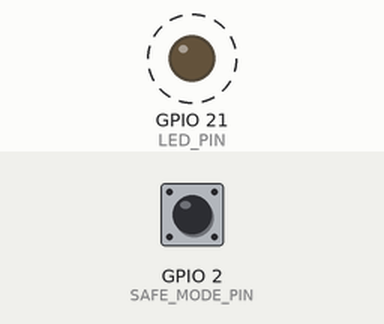
Bench run of a sketch on a simulated Seeed XIAO ESP32-S3. Shown: output pins drawn as LEDs (lit = HIGH). Dashed ring = blinking. The test bench sets the inputs (shaded band); at power-on: GPIO 2 (SAFE_MODE_PIN) HIGH. What the sketch prints to the serial monitor is not drawn.

Above: at 0.2 s.
Timing chart, 0 to 3.0 s (numbered marks = the images above):
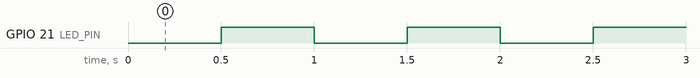

The sketch:

ESP32_TC_Trance.ino
```cpp
/*********************************************************************
  XIAO ESP32S3 + Grove Shield – UART<->UART/BitBang中継スケッチ（OLEDなし）
  - UART中継 (J1=GPIO44/43: Pi 、J4=GPIO0/1: TC)
  - FreeRTOS + Queue + TaskNotify + Mutex 構成
  - チェックサム検証
  - セーフモード制御 (GPIO2 = D2)
  - 2025.06.26 OLED除去版・CoreDump対策
  - 2025.06.27 Debug シリアルログ
*********************************************************************/

#include <freertos/semphr.h>
#include <HardwareSerial.h>

// こちらが正しい接続
#define PI_UART_TX_PIN 43
#define PI_UART_RX_PIN 44
// 逆転バージョン（Piからの信号がGPIO43に来ている場合）
//#define PI_UART_TX_PIN 44
//#define PI_UART_RX_PIN 43

#define TC_UART_TX_PIN 1
#define TC_UART_RX_PIN 0
#define SAFE_MODE_PIN   2
#define LED_PIN        21

#define UART_BAUD_PI   9600
#define UART_BAUD_TC    300
#define PACKET_SIZE       6

HardwareSerial SerialTC(1);
HardwareSerial SerialPI(2);

SemaphoreHandle_t xStopFlagMutex;
QueueHandle_t queue_pi_rx, queue_tc_rx;
volatile bool stopFlag = false;

// ===== チェックサム検証（最終バイト＝加算チェック） =====
bool isChecksumValid(const uint8_t* data) {
  uint8_t sum = 0;
  for (int i = 0; i < PACKET_SIZE - 1; i++) sum += data[i];
  return (sum == data[PACKET_SIZE - 1]);
}

// ===== HEX配列表示ユーティリティ =====
void printHex(const char* label, const uint8_t* data) {
  Serial.print(label);
  for (int i = 0; i < PACKET_SIZE; i++) {
    Serial.print(" ");
    if (data[i] < 0x10) Serial.print("0");
    Serial.print(data[i], HEX);
  }
  Serial.println();
}

// ===== Pi→中継機 受信スレッド（UART2） =====
void task_pi_rx(void* pv) {
  uint8_t buf[PACKET_SIZE];
  static bool first = true;
    if (first) {
    Serial.println("[START] task_pi_rx launched");
    Serial.flush();
    first = false;
  }

  while (1) {
    // スレッドチェック
    if (first) {
      Serial.println("[START] task_pi_rx launched");
      first = false;
    }

    if (SerialPI.available() >= PACKET_SIZE) {
      SerialPI.readBytes(buf, PACKET_SIZE);
      if (!isChecksumValid(buf)) continue;
      printHex("[PI->Relay]", buf);
      xQueueSend(queue_pi_rx, buf, portMAX_DELAY);
    }
    vTaskDelay(1);
  }
}

// ===== TC→中継機 受信スレッド（UART1） =====
void task_tc_rx(void* pv) {
  uint8_t buf[PACKET_SIZE];
  static bool first = true;

  while (1) {
    // スレッドチェック
    if (first) {
      Serial.println("[START] task_tc_rx launched");
      Serial.flush();
      first = false;
    }
    if (SerialTC.available() >= PACKET_SIZE) {
      SerialTC.readBytes(buf, PACKET_SIZE);
      if (!isChecksumValid(buf)) continue;
      printHex("[TC->Relay]", buf);
      xQueueSend(queue_tc_rx, buf, portMAX_DELAY);
    }
    vTaskDelay(1);
  }
}

// ===== Pi→TC 送信スレッド（中継） =====
void task_tc_tx(void* pv) {
  uint8_t pkt[PACKET_SIZE];
  static bool first = true;

  while (1) {
    // スレッドチェック
    if (first) {
      Serial.println("[START] task_tc_tx launched");
      Serial.flush();
      first = false;
    }
    bool flag = false;
    xSemaphoreTake(xStopFlagMutex, portMAX_DELAY);
    flag = stopFlag;
    xSemaphoreGive(xStopFlagMutex);
    if (flag || !digitalRead(SAFE_MODE_PIN)) {
      vTaskDelay(10);
      continue;
    }
    if (xQueueReceive(queue_pi_rx, pkt, 0) == pdTRUE) {
      SerialTC.write(pkt, PACKET_SIZE);
      printHex("[Relay->TC]", pkt);
    }
    vTaskDelay(1);
  }
}

// ===== TC→Pi 送信スレッド（中継） =====
void task_pi_tx(void* pv) {
  uint8_t pkt[PACKET_SIZE];

  static bool first = true;
  if (first) {
    Serial.println("[START] task_pi_tx launched");
    Serial.flush();
    first = false;
  }
  while (1) {
    bool flag = false;
    xSemaphoreTake(xStopFlagMutex, portMAX_DELAY);
    flag = stopFlag;
    xSemaphoreGive(xStopFlagMutex);
    if (flag || !digitalRead(SAFE_MODE_PIN)) {
      vTaskDelay(10);
      continue;
    }
    if (xQueueReceive(queue_tc_rx, pkt, 0) == pdTRUE) {
      SerialPI.write(pkt, PACKET_SIZE);
      printHex("[Relay->PI]", pkt);
    }
    vTaskDelay(1);
  }
}

// === デバックシリアルPC接続完了待ち ===
void waitForSerial() {
  while (!Serial) {
    delay(10);
  }
}

// ===== 初期化処理 =====
void setup() {
  BaseType_t TaskResult;

  pinMode(LED_PIN, OUTPUT);
  pinMode(SAFE_MODE_PIN, INPUT_PULLUP);

  Serial.begin(115200); // USBシリアル（ログ用）
  waitForSerial();  // ← ここでPCの接続待ち
  Serial.println("Serial ready");

  SerialPI.begin(UART_BAUD_PI, SERIAL_8N1, PI_UART_RX_PIN, PI_UART_TX_PIN);
  SerialTC.begin(UART_BAUD_TC, SERIAL_8N1, TC_UART_RX_PIN, TC_UART_TX_PIN);

  xStopFlagMutex = xSemaphoreCreateMutex();
  queue_pi_rx = xQueueCreate(5, PACKET_SIZE);
  queue_tc_rx = xQueueCreate(5, PACKET_SIZE);

  TaskResult = xTaskCreatePinnedToCore(task_pi_rx, "pi_rx", 2048, NULL, 1, NULL, 1);
  if (TaskResult != pdPASS) {
    Serial.println("[ERR] task_pi_rx failed");
    Serial.flush();
  }
  TaskResult = xTaskCreatePinnedToCore(task_tc_rx, "tc_rx", 2048, NULL, 1, NULL, 1);
  if (TaskResult != pdPASS) {
    Serial.println("[ERR] task_tc_rx failed");
    Serial.flush();
  }
  TaskResult = xTaskCreatePinnedToCore(task_tc_tx, "tc_tx", 2048, NULL, 1, NULL, 0);
  if (TaskResult != pdPASS) {
    Serial.println("[ERR] task_tc_tx failed");
    Serial.flush();
  }
  TaskResult = xTaskCreatePinnedToCore(task_pi_tx, "pi_tx", 2048, NULL, 1, NULL, 0);
  if (TaskResult != pdPASS) {
    Serial.println("[ERR] task_pi_tx failed");
    Serial.flush();
  }
  Serial.println("=== UART Relay Ready ===");
  Serial.flush();
}

// ===== LED点滅（動作確認用） =====
void loop() {
  static bool led_state = false;
  digitalWrite(LED_PIN, led_state);
  led_state = !led_state;
  vTaskDelay(pdMS_TO_TICKS(500));
}
```

Measured:
- by itself, GPIO 21 (LED_PIN): alternates HIGH for 0.50 s and LOW for 0.50 s
